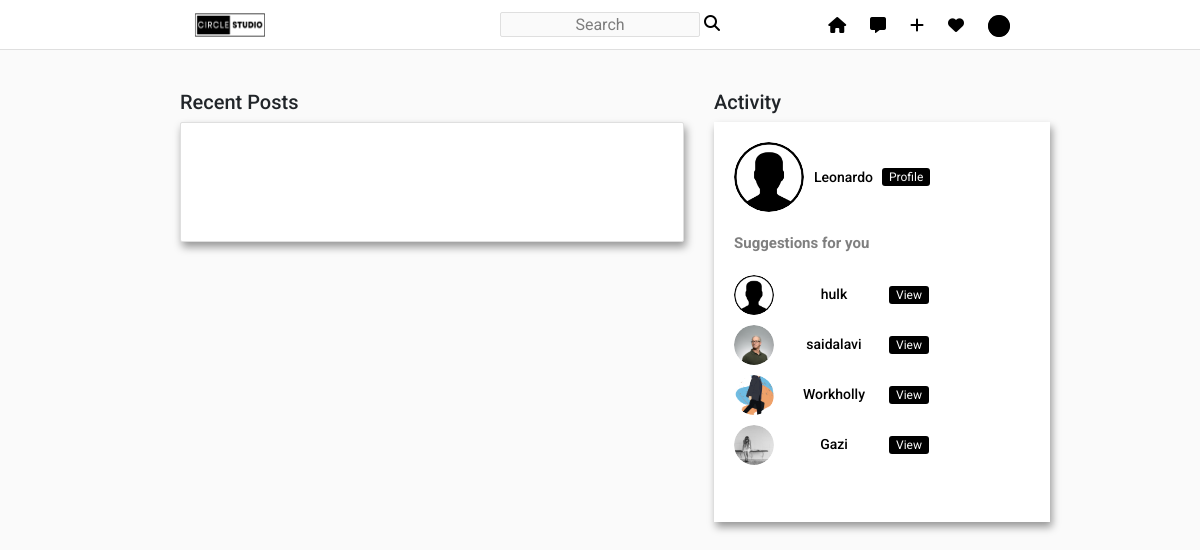
Screenshot of / (signed in) with the database file from the repository.
### main/models.py (models this page shows, shortened)
class ProfileDB(models.Model):
    user = models.ForeignKey(User, on_delete=models.CASCADE)
    id_user = models.IntegerField()
    bio = models.TextField(blank=True)
    profileimg = models.ImageField(upload_to = 'Profile-images', default='user.png')
    location = models.CharField(max_length=100, blank=True)

### main/views.py (the view)
# urls.py: path('', views.Index, name='Index'),
@login_required(login_url='Signin')
def Index(req):
    user_object = User.objects.get(username=req.user.username)
    user_profile = ProfileDB.objects.get(user=user_object)
    user_following_list = []
    feed = []
    user_following = FollowerDB.objects.filter(follower=req.user.username)
    for users in user_following:
        user_following_list.append(users.user)
    for usernames in user_following_list:
        feed_list = PostDB.objects.filter(user=usernames)
        feed.append(feed_list)
    feed_list = list(chain(*feed))
    random.shuffle(feed_list)
    all_users = User.objects.all()
    user_following_all = []
    for user in user_following:
        user_list = User.objects.get(username=user.user)
        user_following_all.append(user_list)
    new_suggestions_list = [x for x in list(all_users) if (x not in list(user_following_all))]
    current_user = User.objects.filter(username=req.user.username)
    final_suggestions = [x for x in list(new_suggestions_list) if (x not in list(current_user))]
    random.shuffle(final_suggestions)
    username_profile = []
    username_profile_list = []
    for users in final_suggestions:
        username_profile.append(users.id)
    for ids in username_profile:
        profile_lists = ProfileDB.objects.filter(id_user = ids)
        username_profile_list.append(profile_lists)
    suggestions_username_profile_list = list(chain(*username_profile_list))
    return render(req, 'index.html', {'user_profile': user_profile, 'posts': feed_list, 'suggestions': suggestions_username_profile_list[:4]})

### main/templates/index.html (shortened to what this page needs)
<!DOCTYPE html>
{% load static %}
<html lang="en">
<head>
    <link rel="stylesheet" href="https://cdn.jsdelivr.net/npm/bootstrap@5.2.3/dist/css/bootstrap.min.css">
    <link rel="stylesheet" href="{% static 'css/frontend.css' %}">
    <link rel="stylesheet" href="https://cdnjs.cloudflare.com/ajax/libs/font-awesome/6.2.1/css/all.min.css" />
</head>
<body>
    <nav class="navbar">
        <div class="nav-wrapper">
            <img src="{% static 'Image/Circle-removebg-preview.png' %}" class="brand-img" alt="">
            <form action="/search" method="post" style="margin-bottom: 25px;">
                <input type="text" name="username" class="search-box" placeholder="search"><button style="position: absolute; top: 25; right: 480px; border: none; background: transparent; text-transform: none;"><i class="fa-solid fa-magnifying-glass"></i></button>
            </form>
            <div class="nav-items">
                <a href="/"><i class="fa-solid fa-house icon"></i></a>
                <a href=""><i class="fa-sharp fa-solid fa-message icon"></i></a>
                <a href="" data-bs-toggle="modal" data-bs-target="#exampleModal" data-bs-whatever="@mdo" type="button"><i class="fa-sharp fa-solid fa-plus icon"></i></a>
                <a href=""><i class="fa-solid fa-heart icon"></i></a>
                <img class="icon user-profile" src="{{ user_profile.profileimg.url }}" data-bs-toggle="dropdown" aria-expanded="false"></img>
            </div>
        </div>
    </nav>
    <section class="main">
        <div class="wrapper">
            <div class="left-col">
                <h5>Recent Posts</h5>
                <div class="status-wrapper" style="box-shadow: 2px 5px 8px rgba(0, 0, 0, 0.4);">
                </div>
            </div>
            <div>
                <h5>Activity</h5>
                <div class="right-col" style="background-color: rgb(255, 255, 255); height: 400px; box-shadow: 2px 5px 8px rgba(0, 0, 0, 0.4);">
                    <div class="profile-card">
                        <div class="profile-pic">
                            <img src="{{ user_profile.profileimg.url }}" alt="">
                        </div>
                        <p class="username" style="margin: 0;">{{ user_profile.user }}</p>&nbsp;
                        <a href="/profile/{{ user_profile.user }}" style="padding: 0px 7px; background: rgb(0, 0, 0); color: #fafafa; border-radius: 3px; font-weight: 400; font-size: 12px; margin-left: 5px; text-decoration: none;">Profile</a>
                    </div>
                    <p class="suggestion-text" style="font-size: 15px;">Suggestions for you</p>
                    {% for suggestion in suggestions %}
                    <div class="profile-card" style="display: grid; grid-template-columns: 50px 100px 1fr;">
                        <div class="profile-pic">
                            <img src="{{ suggestion.profileimg.url }}" alt="">
                        </div>
                        <p class="username" style="margin: 0;">{{ suggestion.user }}</p>
                        <a href="/profile/{{ suggestion.user }}" style="padding: 0px 7px; background: rgb(0, 0, 0); color: #fafafa; border-radius: 3px; font-weight: 400; font-size: 12px; margin-left: 5px; text-decoration: none;">View</a>
                    </div>
                    {% endfor %}
                </div>
            </div>
        </div>
    </section>
</body>
</html>

### main/static/css/frontend.css (style rules this page uses)
* { margin: 0; padding: 0; box-sizing: border-box; text-decoration: none; }
body { width: 100%; background-color: #fafafa; position: relative; font-family: 'roboto', sans-serif; }
.navbar { position: fixed; top: 0; left: 0; width: 100%; height: 50px; background: #fff; border-bottom: 1px solid #dfdfdf; display: flex; justify-content: center; padding: 5px 0; }
.nav-wrapper { width: 70%; max-width: 1000px; height: 100%; display: flex; justify-content: space-between; align-items: center; }
.brand-img { height: 120px; width: 100px; }
.search-box { position: absolute; left: 50%; transform: translateX(-50%); width: 200px; height: 25px; background: #fafafa; border: 1px solid #dfdfdf; border-radius: 2px; color: rgba(0, 0, 0, 0.5); text-align: center; text-transform: capitalize; }
.search-box::placeholder { color: rgba(0, 0, 0, 0.5); }
.nav-items { height: 22px; position: relative; }
.nav-items a { color: black; }
.nav-items i { transition: 0.3s ease-in-out; }
.icon { height: 100%; cursor: pointer; margin: 0 10px; display: inline-block; }
.user-profile { width: 22px; border-radius: 50%; background: black; }
.main { width: 100%; padding: 40px 0; display: flex; justify-content: center; margin-top: 50px; }
.wrapper { width: 70%; max-width: 1000px; display: grid; grid-template-columns: 60% 40%; grid-gap: 30px; }
.left-col { display: flex; flex-direction: column; }
.status-wrapper { width: 100%; height: 120px; background: #fff; border: 1px solid #dfdfdf; border-radius: 2px; padding: 10px; padding-right: 0; display: flex; align-items: center; overflow: hidden; overflow-x: auto; }
.profile-pic { width: 70px; height: 70px; border-radius: 50%; overflow: hidden; padding: 3px; background: linear-gradient(45deg, rgb(0, 0, 0), rgb(255, 255, 255) 80%); }
.profile-pic img { width: 100%; height: 100%; object-fit: cover; border-radius: 50%; border: 2px solid #fff; }
.username { width: 100%; overflow: hidden; text-align: center; font-size: 12px; margin-top: 5px; color: rgba(0, 0, 0, 0.5); }
.right-col { padding: 20px; }
.profile-card { width: fit-content; display: flex; justify-content: center; align-items: center; margin-bottom: 10px; }
.profile-card .profile-pic { flex: 0 0 auto; padding: 0; background: none; width: 40px; height: 40px; margin-right: 10px; }
.profile-card:first-child .profile-pic { width: 70px; height: 70px; }
.profile-card .profile-pic img { border: none; }
.profile-card .username { font-weight: 500; font-size: 14px; color: #000; }
.suggestion-text { font-size: 14px; color: rgba(0, 0, 0, 0.5); font-weight: 700; margin: 20px 0; }

### rows the page displays
ProfileDB: profileimg (placeholder picture), user "Leonardo"
ProfileDB: profileimg (placeholder picture), user "hulk"
ProfileDB: profileimg (picture), user "saidalavi"
ProfileDB: profileimg (picture), user "Workholly"
ProfileDB: profileimg (picture), user "Gazi"
